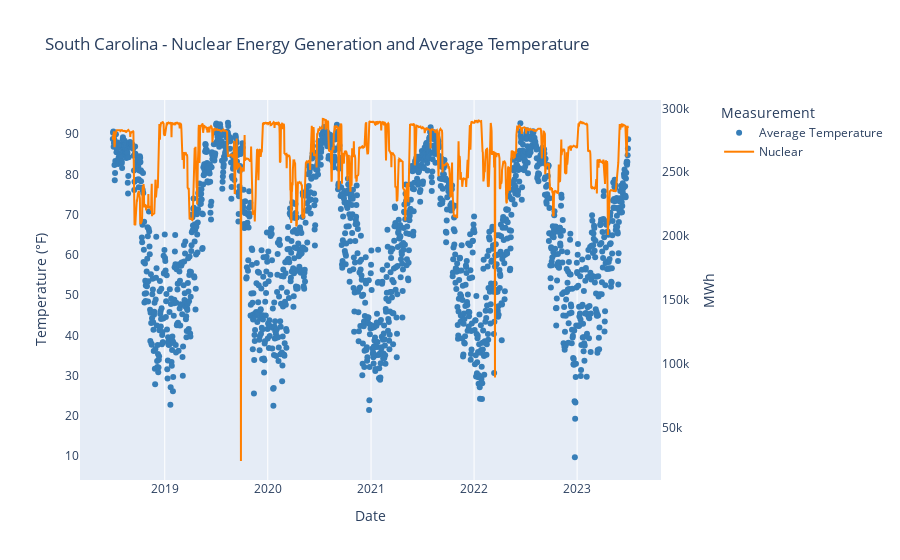

The cell this chart's notebook holds for it:
### Markdown cell above
### Generate Plot (Customize Based on Weather Measurement)

### Code cell
nuclear.update_layout(
    title='South Carolina - Nuclear Energy Generation and Average Temperature', #CHANGE TITLE
    
    xaxis=dict(title='Date'),
    
    yaxis=dict(title=f'Temperature (\u00b0F)', side='left', showgrid=False), #CHANGE AXIS
    
    yaxis2=dict(title='MWh', showgrid=False,side='right',overlaying='y',),
    legend=dict(x=1.1, title = 'Measurement')
)

nuclear.show()

### Figure 1 — Plotly figure (JSON) as saved in the notebook; plotly's stock layout.template omitted (floating-point values rounded to 4 significant figures; data arrays with more than 128 entries replaced by an {"elided": "..."} marker saying what was removed)
{"data": [{"line": {"color": "rgb(55, 126, 184)"}, "mode": "markers", "name": "Average Temperature", "type": "scatter", "x": {"elided": "1827 str values"}, "y": {"elided": "1827 float values"}}, {"line": {"color": "rgb(255, 127, 0)"}, "mode": "lines", "name": "Nuclear", "type": "scatter", "x": {"elided": "1827 str values"}, "y": {"elided": "1827 int values"}, "yaxis": "y2"}], "layout": {"legend": {"title": {"text": "Measurement"}, "x": 1.1}, "title": {"text": "South Carolina - Nuclear Energy Generation and Average Temperature"}, "xaxis": {"title": {"text": "Date"}}, "yaxis": {"showgrid": false, "side": "left", "title": {"text": "Temperature (°F)"}}, "yaxis2": {"overlaying": "y", "showgrid": false, "side": "right", "title": {"text": "MWh"}}}}
